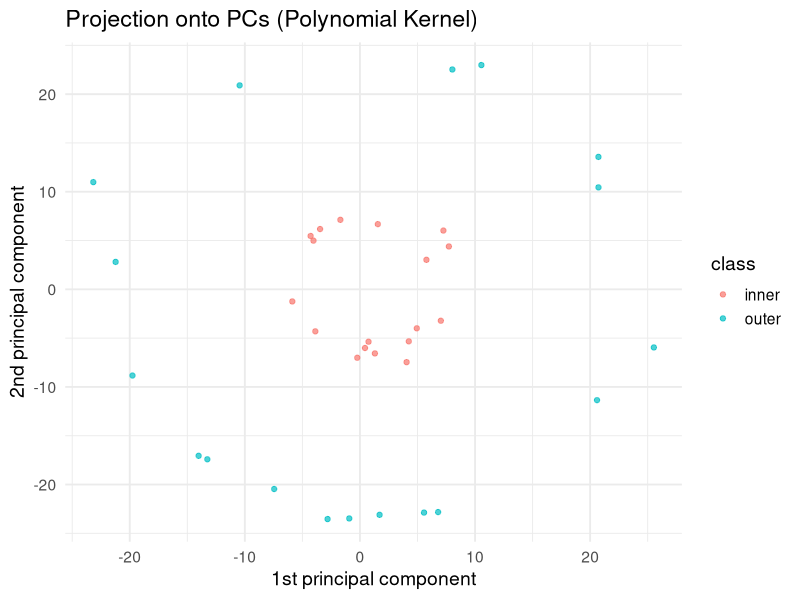

Reproduce this figure in R.
library(kernlab)
library(ggplot2)
library(dplyr)
library(caret)

# Generate concentric circles data (manual make_circles-style)
set.seed(42)
n_samples   <- 150
ring_factor <- 0.3
noise       <- 0.04

half <- n_samples / 2
theta_outer <- runif(half, 0, 2*pi)
theta_inner <- runif(half, 0, 2*pi)

r_outer <- 1.0 + rnorm(half, sd = noise)
r_inner <- ring_factor + rnorm(half, sd = noise)

X <- rbind(
  cbind(r_outer * cos(theta_outer), r_outer * sin(theta_outer)),
  cbind(r_inner * cos(theta_inner), r_inner * sin(theta_inner))
)
colnames(X) <- c("feature_1", "feature_2")
y <- factor(c(rep("outer", half), rep("inner", half)))

data <- as.data.frame(X) %>% mutate(class = y)

# Split into training and testing sets
set.seed(42)
train_index <- createDataPartition(data$class, p = 0.75, list = FALSE)
train_data <- data[train_index, ]
test_data  <- data[-train_index, ]

# Apply Kernel PCA with Polynomial kernel
set.seed(42)
kpca_model <- kpca(~., data = train_data[, c("feature_1", "feature_2")],
                   kernel = "polydot", kpar = list(scale = 5),
                   features = 2)

# Project the test data onto the principal components
test_features <- as.matrix(test_data[, c("feature_1", "feature_2")])
test_proj <- predict(kpca_model, test_features)
test_proj_df <- as.data.frame(test_proj)
colnames(test_proj_df) <- c("PC1", "PC2")
test_proj_df$class <- test_data$class

# Plot projection onto principal components
plot <- ggplot(test_proj_df, aes(x = PC1, y = PC2, color = class)) +
  geom_point(alpha = 0.7) +
  labs(title = "Projection onto PCs (Polynomial Kernel)",
       x = "1st principal component", y = "2nd principal component") +
  theme_minimal(base_size = 14) +
  theme(
    panel.background = element_rect(fill = "white", color = NA),
    plot.background  = element_rect(fill = "white", color = NA)
  )

print(plot)

# Inverse transform the projected training data (approximate)
X_hat_kpca <- pcv(kpca_model)

# Calculate mean squared error
mse <- mean((as.matrix(train_data[, c("feature_1", "feature_2")]) -
             as.matrix(X_hat_kpca))^2)
cat("Mean squared error for Kernel PCA is:", mse, "\n")
